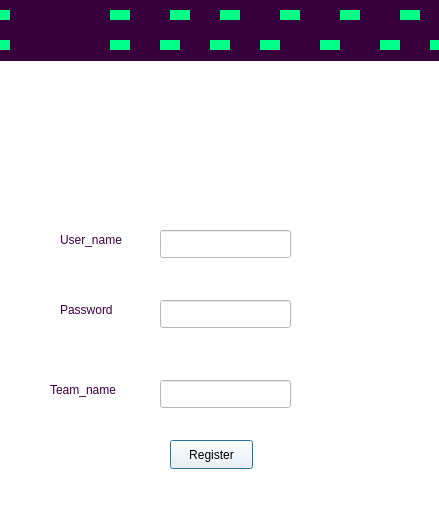
<?xml version="1.0" encoding="UTF-8"?>
<ui version="4.0">
 <class>user_window</class>
 <widget class="QDialog" name="user_window">
  <property name="geometry">
   <rect>
    <x>0</x>
    <y>0</y>
    <width>439</width>
    <height>532</height>
   </rect>
  </property>
  <property name="windowTitle">
   <string>Dialog</string>
  </property>
  <property name="styleSheet">
   <string notr="true">background-color: rgb(55, 0, 60);
background-color: rgb(255, 255, 255);</string>
  </property>
  <widget class="QLabel" name="label">
   <property name="geometry">
    <rect>
     <x>180</x>
     <y>90</y>
     <width>91</width>
     <height>81</height>
    </rect>
   </property>
   <property name="styleSheet">
    <string notr="true">image: url(:/img/img/user (1).png);</string>
   </property>
   <property name="text">
    <string/>
   </property>
  </widget>
  <widget class="QLabel" name="label_2">
   <property name="geometry">
    <rect>
     <x>70</x>
     <y>120</y>
     <width>91</width>
     <height>81</height>
    </rect>
   </property>
   <property name="styleSheet">
    <string notr="true">image: url(:/img/img/football.png);</string>
   </property>
   <property name="text">
    <string/>
   </property>
  </widget>
  <widget class="QLabel" name="label_3">
   <property name="geometry">
    <rect>
     <x>330</x>
     <y>410</y>
     <width>91</width>
     <height>81</height>
    </rect>
   </property>
   <property name="styleSheet">
    <string notr="true">image: url(:/img/img/football.png);</string>
   </property>
   <property name="text">
    <string/>
   </property>
  </widget>
  <widget class="QLabel" name="label_4">
   <property name="geometry">
    <rect>
     <x>0</x>
     <y>430</y>
     <width>91</width>
     <height>81</height>
    </rect>
   </property>
   <property name="styleSheet">
    <string notr="true">image: url(:/img/img/football.png);</string>
   </property>
   <property name="text">
    <string/>
   </property>
  </widget>
  <widget class="QLabel" name="label_5">
   <property name="geometry">
    <rect>
     <x>330</x>
     <y>210</y>
     <width>91</width>
     <height>81</height>
    </rect>
   </property>
   <property name="styleSheet">
    <string notr="true">image: url(:/img/img/football.png);</string>
   </property>
   <property name="text">
    <string/>
   </property>
  </widget>
  <widget class="QLineEdit" name="user_name_reg">
   <property name="geometry">
    <rect>
     <x>160</x>
     <y>230</y>
     <width>131</width>
     <height>28</height>
    </rect>
   </property>
   <property name="styleSheet">
    <string notr="true">
background-color: rgb(255, 255, 255);</string>
   </property>
  </widget>
  <widget class="QLabel" name="label_6">
   <property name="geometry">
    <rect>
     <x>0</x>
     <y>0</y>
     <width>101</width>
     <height>61</height>
    </rect>
   </property>
   <property name="styleSheet">
    <string notr="true">image: url(:/img/img/logo_transparent.png);
background-color: rgb(55, 0, 60);</string>
   </property>
   <property name="text">
    <string/>
   </property>
  </widget>
  <widget class="QLabel" name="label_7">
   <property name="geometry">
    <rect>
     <x>90</x>
     <y>0</y>
     <width>371</width>
     <height>61</height>
    </rect>
   </property>
   <property name="styleSheet">
    <string notr="true">
background-color: rgb(55, 0, 60);</string>
   </property>
   <property name="text">
    <string/>
   </property>
  </widget>
  <widget class="QLineEdit" name="password_reg">
   <property name="geometry">
    <rect>
     <x>160</x>
     <y>300</y>
     <width>131</width>
     <height>28</height>
    </rect>
   </property>
   <property name="styleSheet">
    <string notr="true">
background-color: rgb(255, 255, 255);</string>
   </property>
   <property name="echoMode">
    <enum>QLineEdit::Normal</enum>
   </property>
  </widget>
  <widget class="QLineEdit" name="Team_name">
   <property name="geometry">
    <rect>
     <x>160</x>
     <y>380</y>
     <width>131</width>
     <height>28</height>
    </rect>
   </property>
   <property name="styleSheet">
    <string notr="true">
background-color: rgb(255, 255, 255);</string>
   </property>
  </widget>
  <widget class="QLabel" name="label_8">
   <property name="geometry">
    <rect>
     <x>60</x>
     <y>230</y>
     <width>91</width>
     <height>20</height>
    </rect>
   </property>
   <property name="styleSheet">
    <string notr="true">color: rgb(55, 0, 60);
font: 700 10pt &quot;Segoe UI&quot;;</string>
   </property>
   <property name="text">
    <string>User_name</string>
   </property>
  </widget>
  <widget class="QLabel" name="label_10">
   <property name="geometry">
    <rect>
     <x>50</x>
     <y>380</y>
     <width>91</width>
     <height>20</height>
    </rect>
   </property>
   <property name="styleSheet">
    <string notr="true">color: rgb(55, 0, 60);
font: 700 10pt &quot;Segoe UI&quot;;</string>
   </property>
   <property name="text">
    <string>Team_name</string>
   </property>
  </widget>
  <widget class="QLabel" name="label_11">
   <property name="geometry">
    <rect>
     <x>60</x>
     <y>300</y>
     <width>91</width>
     <height>20</height>
    </rect>
   </property>
   <property name="styleSheet">
    <string notr="true">color: rgb(55, 0, 60);
font: 700 10pt &quot;Segoe UI&quot;;</string>
   </property>
   <property name="text">
    <string>Password</string>
   </property>
  </widget>
  <widget class="QLabel" name="label_12">
   <property name="geometry">
    <rect>
     <x>400</x>
     <y>10</y>
     <width>20</width>
     <height>10</height>
    </rect>
   </property>
   <property name="styleSheet">
    <string notr="true">background-color: rgb(0, 255, 135);</string>
   </property>
   <property name="text">
    <string/>
   </property>
  </widget>
  <widget class="QLabel" name="label_13">
   <property name="geometry">
    <rect>
     <x>340</x>
     <y>10</y>
     <width>20</width>
     <height>10</height>
    </rect>
   </property>
   <property name="styleSheet">
    <string notr="true">background-color: rgb(0, 255, 135);</string>
   </property>
   <property name="text">
    <string/>
   </property>
  </widget>
  <widget class="QLabel" name="label_14">
   <property name="geometry">
    <rect>
     <x>280</x>
     <y>10</y>
     <width>20</width>
     <height>10</height>
    </rect>
   </property>
   <property name="styleSheet">
    <string notr="true">background-color: rgb(0, 255, 135);</string>
   </property>
   <property name="text">
    <string/>
   </property>
  </widget>
  <widget class="QLabel" name="label_15">
   <property name="geometry">
    <rect>
     <x>220</x>
     <y>10</y>
     <width>20</width>
     <height>10</height>
    </rect>
   </property>
   <property name="styleSheet">
    <string notr="true">background-color: rgb(0, 255, 135);</string>
   </property>
   <property name="text">
    <string/>
   </property>
  </widget>
  <widget class="QLabel" name="label_16">
   <property name="geometry">
    <rect>
     <x>170</x>
     <y>10</y>
     <width>20</width>
     <height>10</height>
    </rect>
   </property>
   <property name="styleSheet">
    <string notr="true">background-color: rgb(0, 255, 135);</string>
   </property>
   <property name="text">
    <string/>
   </property>
  </widget>
  <widget class="QLabel" name="label_17">
   <property name="geometry">
    <rect>
     <x>110</x>
     <y>10</y>
     <width>20</width>
     <height>10</height>
    </rect>
   </property>
   <property name="styleSheet">
    <string notr="true">background-color: rgb(0, 255, 135);</string>
   </property>
   <property name="text">
    <string/>
   </property>
  </widget>
  <widget class="QLabel" name="label_18">
   <property name="geometry">
    <rect>
     <x>380</x>
     <y>40</y>
     <width>20</width>
     <height>10</height>
    </rect>
   </property>
   <property name="styleSheet">
    <string notr="true">background-color: rgb(0, 255, 135);</string>
   </property>
   <property name="text">
    <string/>
   </property>
  </widget>
  <widget class="QLabel" name="label_19">
   <property name="geometry">
    <rect>
     <x>210</x>
     <y>40</y>
     <width>20</width>
     <height>10</height>
    </rect>
   </property>
   <property name="styleSheet">
    <string notr="true">background-color: rgb(0, 255, 135);</string>
   </property>
   <property name="text">
    <string/>
   </property>
  </widget>
  <widget class="QLabel" name="label_20">
   <property name="geometry">
    <rect>
     <x>260</x>
     <y>40</y>
     <width>20</width>
     <height>10</height>
    </rect>
   </property>
   <property name="styleSheet">
    <string notr="true">background-color: rgb(0, 255, 135);</string>
   </property>
   <property name="text">
    <string/>
   </property>
  </widget>
  <widget class="QLabel" name="label_21">
   <property name="geometry">
    <rect>
     <x>320</x>
     <y>40</y>
     <width>20</width>
     <height>10</height>
    </rect>
   </property>
   <property name="styleSheet">
    <string notr="true">background-color: rgb(0, 255, 135);</string>
   </property>
   <property name="text">
    <string/>
   </property>
  </widget>
  <widget class="QLabel" name="label_22">
   <property name="geometry">
    <rect>
     <x>160</x>
     <y>40</y>
     <width>20</width>
     <height>10</height>
    </rect>
   </property>
   <property name="styleSheet">
    <string notr="true">background-color: rgb(0, 255, 135);</string>
   </property>
   <property name="text">
    <string/>
   </property>
  </widget>
  <widget class="QLabel" name="label_23">
   <property name="geometry">
    <rect>
     <x>110</x>
     <y>40</y>
     <width>20</width>
     <height>10</height>
    </rect>
   </property>
   <property name="styleSheet">
    <string notr="true">background-color: rgb(0, 255, 135);</string>
   </property>
   <property name="text">
    <string/>
   </property>
  </widget>
  <widget class="QLabel" name="label_24">
   <property name="geometry">
    <rect>
     <x>430</x>
     <y>40</y>
     <width>20</width>
     <height>10</height>
    </rect>
   </property>
   <property name="styleSheet">
    <string notr="true">background-color: rgb(0, 255, 135);</string>
   </property>
   <property name="text">
    <string/>
   </property>
  </widget>
  <widget class="QLabel" name="label_25">
   <property name="geometry">
    <rect>
     <x>60</x>
     <y>10</y>
     <width>20</width>
     <height>10</height>
    </rect>
   </property>
   <property name="styleSheet">
    <string notr="true">background-color: rgb(0, 255, 135);</string>
   </property>
   <property name="text">
    <string/>
   </property>
  </widget>
  <widget class="QLabel" name="label_26">
   <property name="geometry">
    <rect>
     <x>-10</x>
     <y>10</y>
     <width>20</width>
     <height>10</height>
    </rect>
   </property>
   <property name="styleSheet">
    <string notr="true">background-color: rgb(0, 255, 135);</string>
   </property>
   <property name="text">
    <string/>
   </property>
  </widget>
  <widget class="QLabel" name="label_27">
   <property name="geometry">
    <rect>
     <x>60</x>
     <y>40</y>
     <width>20</width>
     <height>10</height>
    </rect>
   </property>
   <property name="styleSheet">
    <string notr="true">background-color: rgb(0, 255, 135);</string>
   </property>
   <property name="text">
    <string/>
   </property>
  </widget>
  <widget class="QLabel" name="label_28">
   <property name="geometry">
    <rect>
     <x>-10</x>
     <y>40</y>
     <width>20</width>
     <height>10</height>
    </rect>
   </property>
   <property name="styleSheet">
    <string notr="true">background-color: rgb(0, 255, 135);</string>
   </property>
   <property name="text">
    <string/>
   </property>
  </widget>
  <widget class="QPushButton" name="pushButton">
   <property name="geometry">
    <rect>
     <x>170</x>
     <y>440</y>
     <width>83</width>
     <height>29</height>
    </rect>
   </property>
   <property name="styleSheet">
    <string notr="true">
QPushButton:hover
{

   font: 700 10pt &quot;Segoe UI&quot;;
	background-color:  rgb(37, 255, 26);
}
</string>
   </property>
   <property name="text">
    <string>Register</string>
   </property>
  </widget>
  <zorder>label_25</zorder>
  <zorder>label_27</zorder>
  <zorder>label_2</zorder>
  <zorder>label_3</zorder>
  <zorder>label</zorder>
  <zorder>label_4</zorder>
  <zorder>label_5</zorder>
  <zorder>user_name_reg</zorder>
  <zorder>label_6</zorder>
  <zorder>label_7</zorder>
  <zorder>password_reg</zorder>
  <zorder>Team_name</zorder>
  <zorder>label_8</zorder>
  <zorder>label_10</zorder>
  <zorder>label_11</zorder>
  <zorder>label_12</zorder>
  <zorder>label_13</zorder>
  <zorder>label_14</zorder>
  <zorder>label_15</zorder>
  <zorder>label_16</zorder>
  <zorder>label_17</zorder>
  <zorder>label_18</zorder>
  <zorder>label_19</zorder>
  <zorder>label_20</zorder>
  <zorder>label_21</zorder>
  <zorder>label_22</zorder>
  <zorder>label_23</zorder>
  <zorder>label_24</zorder>
  <zorder>label_26</zorder>
  <zorder>label_28</zorder>
  <zorder>pushButton</zorder>
 </widget>
 <resources/>
 <connections/>
</ui>
